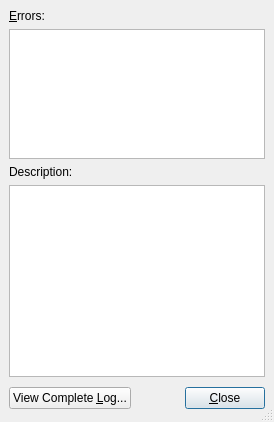
<ui version="4.0" >
 <class>ErrorListUi</class>
 <widget class="QDialog" name="ErrorListUi" >
  <property name="geometry" >
   <rect>
    <x>0</x>
    <y>0</y>
    <width>274</width>
    <height>422</height>
   </rect>
  </property>
  <property name="windowTitle" >
   <string/>
  </property>
  <property name="sizeGripEnabled" >
   <bool>true</bool>
  </property>
  <layout class="QGridLayout" >
   <property name="margin" >
    <number>9</number>
   </property>
   <property name="spacing" >
    <number>6</number>
   </property>
   <item row="3" column="0" colspan="3" >
    <widget class="QTextBrowser" name="descriptionTB" >
     <property name="sizePolicy" >
      <sizepolicy>
       <hsizetype>3</hsizetype>
       <vsizetype>0</vsizetype>
       <horstretch>0</horstretch>
       <verstretch>0</verstretch>
      </sizepolicy>
     </property>
     <property name="toolTip" >
      <string>For more information, refer to the complete log.</string>
     </property>
    </widget>
   </item>
   <item row="0" column="0" colspan="2" >
    <widget class="QLabel" name="errorsLabel" >
     <property name="text" >
      <string>&amp;Errors:</string>
     </property>
     <property name="buddy" >
      <cstring>errorsLW</cstring>
     </property>
    </widget>
   </item>
   <item row="2" column="0" colspan="2" >
    <widget class="QLabel" name="descriptionLabel" >
     <property name="text" >
      <string>Description:</string>
     </property>
    </widget>
   </item>
   <item row="4" column="2" >
    <widget class="QPushButton" name="closePB" >
     <property name="text" >
      <string>&amp;Close</string>
     </property>
    </widget>
   </item>
   <item row="4" column="1" >
    <spacer>
     <property name="orientation" >
      <enum>Qt::Horizontal</enum>
     </property>
     <property name="sizeType" >
      <enum>QSizePolicy::Expanding</enum>
     </property>
     <property name="sizeHint" >
      <size>
       <width>121</width>
       <height>30</height>
      </size>
     </property>
    </spacer>
   </item>
   <item row="4" column="0" >
    <widget class="QPushButton" name="viewLogPB" >
     <property name="toolTip" >
      <string>Open the LaTeX Log File dialog</string>
     </property>
     <property name="text" >
      <string>View Complete &amp;Log...</string>
     </property>
    </widget>
   </item>
   <item row="1" column="0" colspan="3" >
    <widget class="QListWidget" name="errorsLW" >
     <property name="toolTip" >
      <string>Selecting an error will show the error message in the panel below, 
and jump the cursor to the location in the document where the error occured.</string>
     </property>
    </widget>
   </item>
  </layout>
 </widget>
 <tabstops>
  <tabstop>errorsLW</tabstop>
  <tabstop>descriptionTB</tabstop>
  <tabstop>closePB</tabstop>
 </tabstops>
 <includes>
  <include location="local" >qt_i18n.h</include>
 </includes>
 <resources/>
 <connections/>
</ui>
